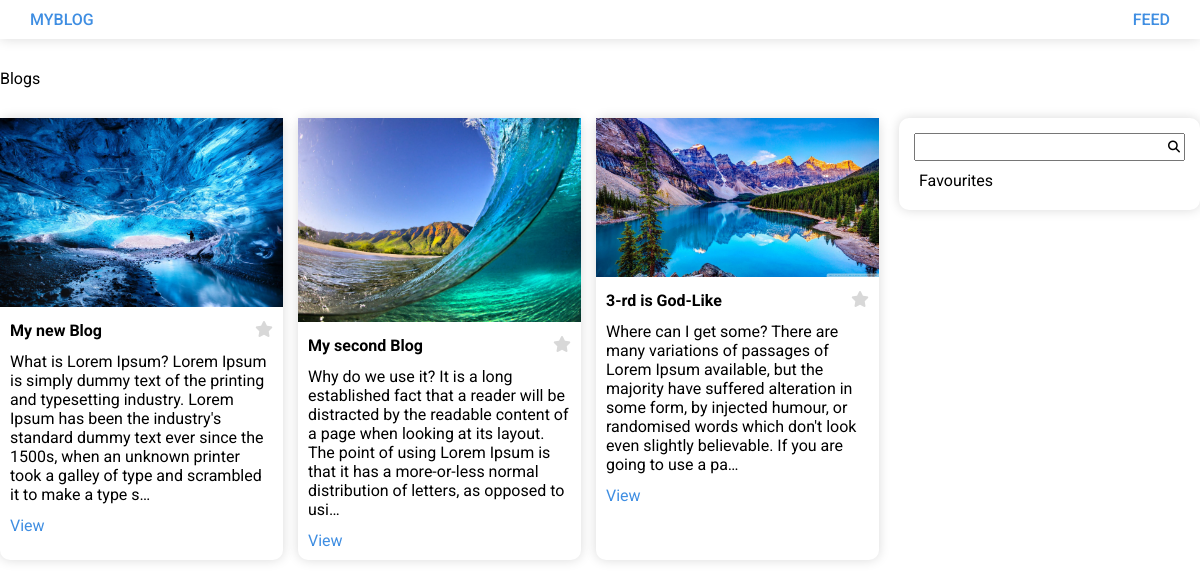
The app's page /blogs/ with its own data.
### blog/models.py (models this page shows, shortened)
class Blog(models.Model):
    image = models.ImageField(upload_to="images", null = True)
    name = models.CharField(max_length=100)
    content = models.TextField()
    author = models.ForeignKey(Author, on_delete=models.SET_NULL, null=True, related_name='blogs')
    slug = models.SlugField(editable=False, null=True,unique=True)
    tags = models.ManyToManyField(Tag,related_name='blogs')
    category = models.ForeignKey(Category, on_delete=models.CASCADE, related_name='blogs', null=True)
    reviews = models.ManyToManyField(Review, related_name="reviews", blank = True)

### blog/views.py (the view, shortened to what this page needs)
# urls.py: path('blogs/', views.BlogList.as_view(), name='blog-list'),
class BlogList(ListView):
    template_name = 'blog/blog-list.html'
    model = Blog
    context_object_name = 'blogs'
    def get_context_data(self, **kwargs):
        context = super().get_context_data(**kwargs)
        context['aside_form'] = AsideForm()
        return context
    def get_queryset(self):
        search_text = self.request.GET.get('search')
        if search_text is None:
            return super().get_queryset()
        return super().get_queryset().filter(name__contains=search_text)

### blog/forms.py
class AsideForm(forms.Form):
    search = forms.CharField(label="",max_length=100)

### blog/templates/blog/blog-list.html (shortened to what this page needs)
{% extends 'base.html' %} {% block content %}
{% block title %} Blogs {% endblock %}
<section class="blog-list">
  <ul class="blog-list__list">
     {% for blog in blogs %}
      {% include 'parts/blog-item.html' %}
    {% endfor %}
  </ul>
  {% include 'blog/parts/aside.html' %}
</section>
{% endblock %}

### templates/parts/blog-item.html (shortened to what this page needs)
<li class="blog-list__item">
  <img src="{{blog.image.url}}" alt="{{blog.name}}" />
  <div class="blog-list__item-content">
    <h4>{{blog.name}}</h4>
    <p>{{blog.content|truncatechars:255}}</p>
    <form method="POST" action="{% url 'favourites' %}">
      <button class = "button-favourites" type="submit"><i class="fa-solid fa-star"></i></button>
    </form>
    <div class="blog-list__item-buttons">
      <a href="{% url 'blog' blog.slug %}">View</a>
    </div>
  </div>
</li>

### styles/index.css (style rules this page uses)
* { padding: 0; margin: 0; box-sizing: border-box; }
body { font-family: 'Roboto', sans-serif; }
:root { --blue:rgb(63, 142, 226); --gray:rgb(216, 216, 216); --radius:10px; }
a { text-decoration: none; font-family: 'Roboto', sans-serif; }
ul { list-style: none; }
button { cursor: pointer; }
.blog-list { margin-top: 30px; display: flex; align-items: flex-start; gap: 20px; }
.blog-list__list { width: 100%; display: grid; grid-template-columns: repeat(3,1fr); gap: 15px; }
.blog-list__item { box-shadow: 0 0 12px rgba(0,0,0,0.15); border-radius: var(--radius); }
.blog-list__item img { width: 100%; }
.blog-list__item p { margin: 12px 0; }
.blog-list__item-content { padding: 10px; width: 100%; position: relative; }
.button-favourites { position: absolute; right: 10px; top: 10px; font-size: 16px; background-color: transparent; border: none; color: var(--gray); transition: .1s; }
.blog-list__item-content a { color: var(--blue); }
.aside-search__form input { width: 100%; padding: 5px; font-size: 12px; flex: 1; }

### records on screen
Blog: image (picture), name "My new Blog", content "What is Lorem Ipsum? Lorem Ipsum is simply dummy text of the printing and typesetting industry. Lorem Ipsum has been the industry's standard dummy text ever since the 1500s, when an unknown printer took a galley of type and scrambled it to make a type s…"
Blog: image (picture), name "My second Blog", content "Why do we use it? It is a long established fact that a reader will be distracted by the readable content of a page when looking at its layout. The point of using Lorem Ipsum is that it has a more-or-less normal distribution of letters, as opposed to usi…"
Blog: image (picture), name "3-rd is God-Like", content "Where can I get some? There are many variations of passages of Lorem Ipsum available, but the majority have suffered alteration in some form, by injected humour, or randomised words which don't look even slightly believable. If you are going to use a pa…"
